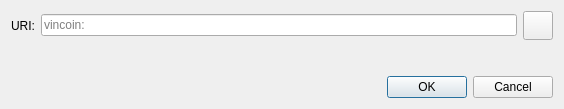
<?xml version="1.0" encoding="UTF-8"?>
<ui version="4.0">
 <class>OpenURIDialog</class>
 <widget class="QDialog" name="OpenURIDialog">
  <property name="geometry">
   <rect>
    <x>0</x>
    <y>0</y>
    <width>564</width>
    <height>109</height>
   </rect>
  </property>
  <property name="windowTitle">
   <string>Open vincoin URI</string>
  </property>
  <layout class="QVBoxLayout" name="verticalLayout">
   <item>
    <layout class="QHBoxLayout" name="horizontalLayout">
     <item>
      <widget class="QLabel" name="label">
       <property name="text">
        <string>URI:</string>
       </property>
      </widget>
     </item>
     <item>
      <widget class="QValidatedLineEdit" name="uriEdit">
       <property name="placeholderText">
        <string notr="true">vincoin:</string>
       </property>
      </widget>
     </item>
     <item>
      <widget class="QToolButton" name="pasteButton">
       <property name="toolTip">
        <string extracomment="Tooltip text for button that allows you to paste an address that is in your clipboard.">Paste address from clipboard</string>
       </property>
       <property name="text">
        <string/>
       </property>
       <property name="icon">
        <iconset resource="../vincoin.qrc">
         <normaloff>:/icons/editpaste</normaloff>:/icons/editpaste
        </iconset>
       </property>
       <property name="iconSize">
        <size>
         <width>22</width>
         <height>22</height>
        </size>
       </property>
      </widget>
     </item>
    </layout>
   </item>
   <item>
    <spacer name="verticalSpacer">
     <property name="orientation">
      <enum>Qt::Vertical</enum>
     </property>
     <property name="sizeHint" stdset="0">
      <size>
       <width>20</width>
       <height>40</height>
      </size>
     </property>
    </spacer>
   </item>
   <item>
    <widget class="QDialogButtonBox" name="buttonBox">
     <property name="orientation">
      <enum>Qt::Horizontal</enum>
     </property>
     <property name="standardButtons">
      <set>QDialogButtonBox::Cancel|QDialogButtonBox::Ok</set>
     </property>
    </widget>
   </item>
  </layout>
 </widget>
 <customwidgets>
  <customwidget>
   <class>QValidatedLineEdit</class>
   <extends>QLineEdit</extends>
   <header>qt/qvalidatedlineedit.h</header>
  </customwidget>
 </customwidgets>
 <resources/>
 <connections>
  <connection>
   <sender>buttonBox</sender>
   <signal>accepted()</signal>
   <receiver>OpenURIDialog</receiver>
   <slot>accept()</slot>
   <hints>
    <hint type="sourcelabel">
     <x>248</x>
     <y>254</y>
    </hint>
    <hint type="destinationlabel">
     <x>157</x>
     <y>274</y>
    </hint>
   </hints>
  </connection>
  <connection>
   <sender>buttonBox</sender>
   <signal>rejected()</signal>
   <receiver>OpenURIDialog</receiver>
   <slot>reject()</slot>
   <hints>
    <hint type="sourcelabel">
     <x>316</x>
     <y>260</y>
    </hint>
    <hint type="destinationlabel">
     <x>286</x>
     <y>274</y>
    </hint>
   </hints>
  </connection>
 </connections>
</ui>
